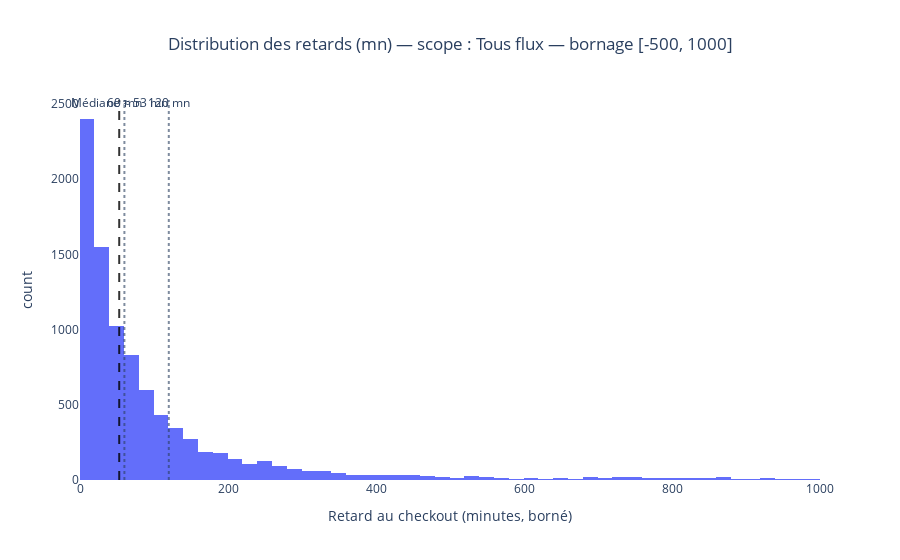

The notebook cell saved with this chart:
### Code cell
# Histogramme des retards (minutes) 

def plot_delay_histogram(df_ended: pd.DataFrame, scope: str = "all") -> None:
    """
    Plot the distribution of positive delays (minutes) for a given scope.
    Scope options: "all" | "connect" | "mobile".
    - Uses the canonical perimeter df_ended (state == 'ended').
    - Keeps only strictly positive observed delays (delay_clipped > 0).
    """
    # Map for prettier title
    scope_label = {"all": "Tous flux", "connect": "Connect", "mobile": "Mobile"}.get(scope, scope)

    # Scope filter (single entry point)
    df_scope = get_scoped(df_ended, scope)

    # Keep positive delays only (observed)
    delays = df_scope["delay_clipped"]
    df_delays = df_scope.loc[delays.notna() & (delays > 0), ["delay_clipped"]].copy()

    if df_delays.empty:
        print("Aucune ligne éligible pour cet histogramme (retards > 0).")
        return

    # KPIs
    median_delay = float(df_delays["delay_clipped"].median())
    share_over = {t: (df_delays["delay_clipped"] > t).mean() * 100 for t in THRESHOLDS}
    n_rows = len(df_delays)

    # Plot
    fig = px.histogram(
        df_delays,
        x="delay_clipped",
        nbins=NBINS,
        range_x=[0, CLIP_MAX],
        labels={"delay_clipped": "Retard au checkout (minutes, borné)"},
        title=(
            f"Distribution des retards (mn) — scope : {scope_label}"
            f" — bornage [{CLIP_MIN}, {CLIP_MAX}]"
        ),
    )
    fig.update_layout(title_x=0.5, plot_bgcolor="white")

    # Median + vertical thresholds
    fig.add_vline(x=median_delay, line_dash="dash", line_color="black", opacity=0.8)
    fig.add_annotation(
        x=median_delay, y=1.02, xref="x", yref="paper",
        text=f"Médiane ≈ {median_delay:.0f} mn", showarrow=False
    )
    for t in THRESHOLDS:
        fig.add_vline(x=t, line_dash="dot", opacity=0.6)
        fig.add_annotation(x=t, y=1.02, xref="x", yref="paper", text=f"{t} mn", showarrow=False)

    fig.show()

    # 5) Text KPIs
    print(f"Lignes (retards > 0) : {n_rows:,}")
    print(f"Médiane du retard   : {median_delay:.1f} mn")
    for t, pct in share_over.items():
        print(f"Part > {t:>3} mn       : {pct:.1f} %")

    # 6) Missing delays in the same scope (context)
    missing = int(df_scope["delay_clipped"].isna().sum())
    total_scope = len(df_scope)
    print(f"Non renseignés dans ce scope : {missing:,} ({missing / total_scope * 100:.1f} %)")

 
plot_delay_histogram(df_ended, scope="all")   # "all" | "connect" | "mobile"

### Figure 1 — Plotly figure (JSON) as saved in the notebook; plotly's stock layout.template omitted (floating-point values rounded to 4 significant figures; data arrays with more than 128 entries replaced by an {"elided": "..."} marker saying what was removed)
{"data": [{"alignmentgroup": "True", "bingroup": "x", "hovertemplate": "Retard au checkout (minutes, borné)=%{x}<br>count=%{y}<extra></extra>", "legendgroup": "", "marker": {"color": "#636efa", "pattern": {"shape": ""}}, "name": "", "nbinsx": 60, "offsetgroup": "", "orientation": "v", "showlegend": false, "type": "histogram", "x": {"elided": "9404 int values"}, "xaxis": "x", "yaxis": "y"}], "layout": {"annotations": [{"showarrow": false, "text": "Médiane ≈ 53 mn", "x": 53, "xref": "x", "y": 1.02, "yref": "paper"}, {"showarrow": false, "text": "60 mn", "x": 60, "xref": "x", "y": 1.02, "yref": "paper"}, {"showarrow": false, "text": "120 mn", "x": 120, "xref": "x", "y": 1.02, "yref": "paper"}], "barmode": "relative", "legend": {"tracegroupgap": 0}, "plot_bgcolor": "white", "shapes": [{"line": {"color": "black", "dash": "dash"}, "opacity": 0.8, "type": "line", "x0": 53, "x1": 53, "xref": "x", "y0": 0, "y1": 1, "yref": "y domain"}, {"line": {"dash": "dot"}, "opacity": 0.6, "type": "line", "x0": 60, "x1": 60, "xref": "x", "y0": 0, "y1": 1, "yref": "y domain"}, {"line": {"dash": "dot"}, "opacity": 0.6, "type": "line", "x0": 120, "x1": 120, "xref": "x", "y0": 0, "y1": 1, "yref": "y domain"}], "title": {"text": "Distribution des retards (mn) — scope : Tous flux — bornage [-500, 1000]", "x": 0.5}, "xaxis": {"anchor": "y", "domain": [0, 1], "range": [0, 1000], "title": {"text": "Retard au checkout (minutes, borné)"}}, "yaxis": {"anchor": "x", "domain": [0, 1], "title": {"text": "count"}}}}
